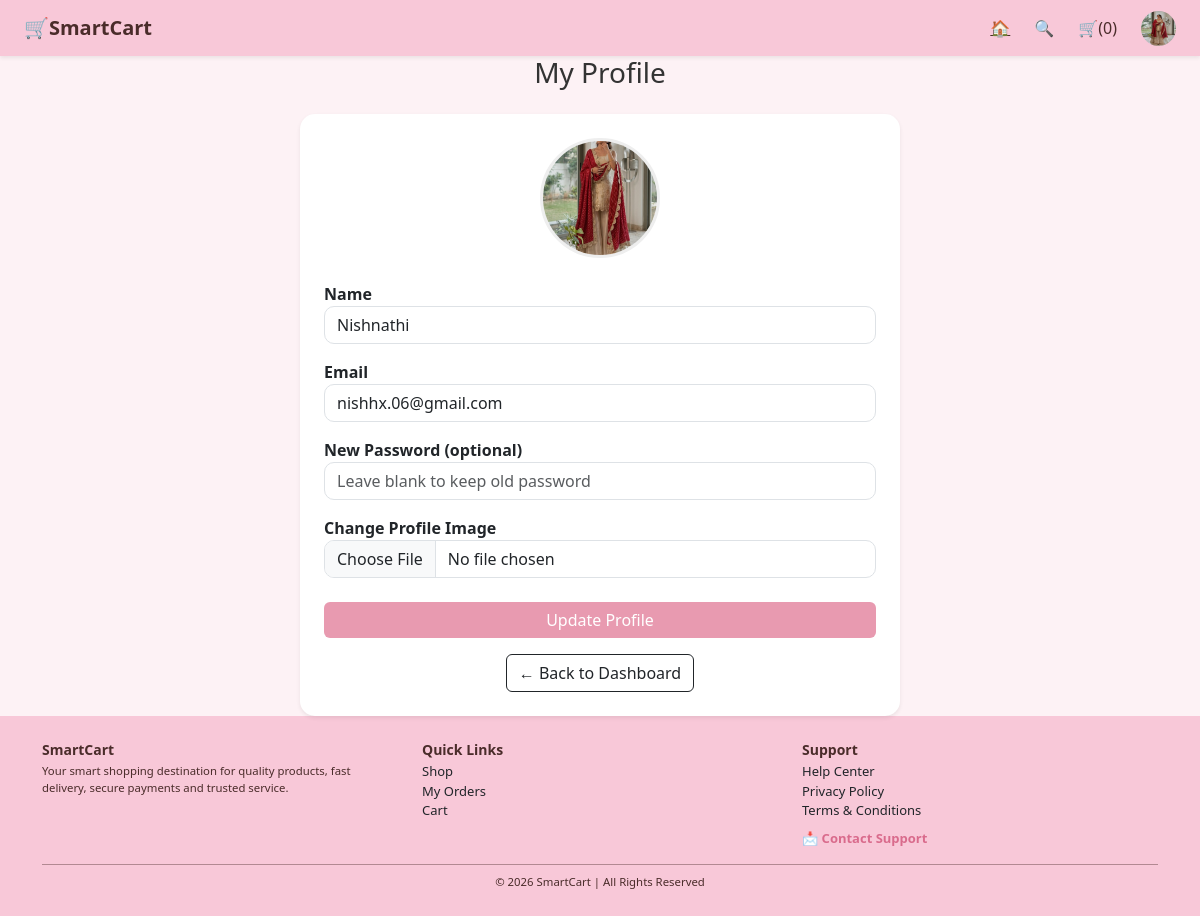
/user/profile (signed in), run on the app's committed database.
### tables this page shows
CREATE TABLE users (
    user_id INTEGER PRIMARY KEY AUTOINCREMENT,
    name TEXT,
    email TEXT UNIQUE,
    password TEXT,
    profile_image TEXT,
    address TEXT
);

### app.py (the view, shortened to what this page needs)
@app.route('/user/profile', methods=['GET', 'POST'])
def user_profile():
    if 'user_id' not in session:
        return redirect('/user-login')
    user_id = session['user_id']
    conn = get_db_connection()
    cursor = conn.cursor()
    cursor.execute("SELECT * FROM users WHERE user_id=?", (user_id,))
    user = cursor.fetchone()
    cursor.close()
    conn.close()
    return render_template("user/user_profile.html", user=user)

### app.py (called while the page is built)
def get_db_connection():
    conn = sqlite3.connect(config.DATABASE)
    conn.row_factory = sqlite3.Row
    return conn

@app.context_processor
def cart_count():
    cart = session.get('cart', {})
    return dict(cart_count=len(cart))

### templates/user/user_profile.html
{% extends 'base.html' %}
{% block content %}
<h3 class="mb-4 text-center">My Profile</h3>
<div class="card p-4 shadow-sm" style="max-width:600px; margin:auto; border-radius:15px;">
    <div class="text-center mb-4">
        {% if user.profile_image %}
            <img src="/static/uploads/user_profiles/{{ user.profile_image }}"
                 style="width:120px; height:120px; object-fit:cover; border-radius:50%; border:3px solid #eee;">
        {% else %}
            <img src="https://cdn-icons-png.flaticon.com/512/149/149071.png"
                 style="width:120px; border-radius:50%;">
        {% endif %}
    </div>
    <form method="POST" enctype="multipart/form-data">
        <label class="fw-semibold">Name</label>
        <input type="text" name="name" class="form-control mb-3"
               value="{{ user.name }}" required>
        <label class="fw-semibold">Email</label>
        <input type="email" name="email" class="form-control mb-3"
               value="{{ user.email }}" required>
        <label class="fw-semibold">New Password (optional)</label>
        <input type="password" name="password" class="form-control mb-3"
               placeholder="Leave blank to keep old password">
        <label class="fw-semibold">Change Profile Image</label>
        <input type="file" name="profile_image" class="form-control mb-4">
        <button class="btn btn-dark w-100">Update Profile</button>
        <div class="mt-3 text-center">
            <a href="/user-dashboard" class="btn btn-outline-dark">
        ← Back to Dashboard
    </a>
</div>
    </form>
</div>
{% endblock %}

### static/css/style.css (style rules this page uses)
body { background-color: #fdf2f5; font-family: 'Segoe UI', sans-serif; color: #333; display: flex; flex-direction: column; min-height: 100vh; }
.form-control { border-radius: 10px; }
.btn-dark { background: #e89ab0; border: none; }
.card { border: none; border-radius: 15px; }

### data on the page
users: profile_image (picture), name "Nishnathi", email "nishhx.06@gmail.com"

### other printed values
{{ cart_count }} "0"
